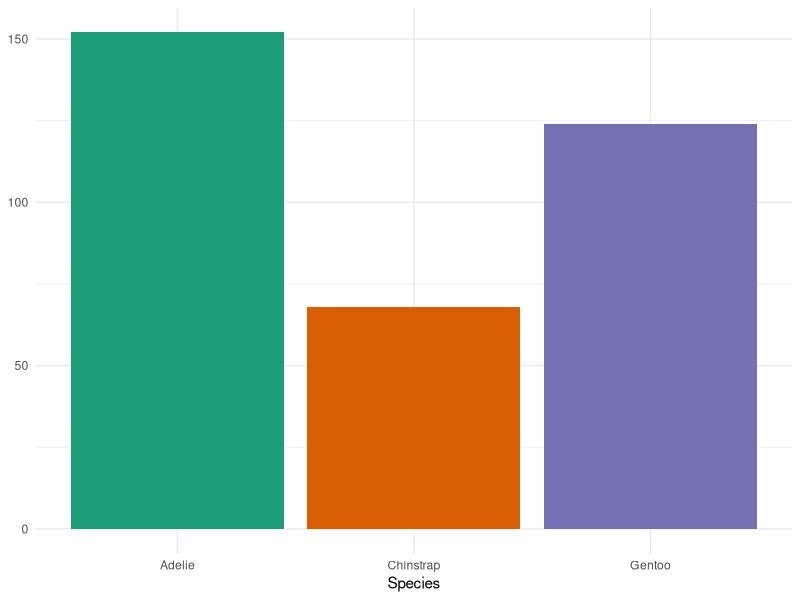
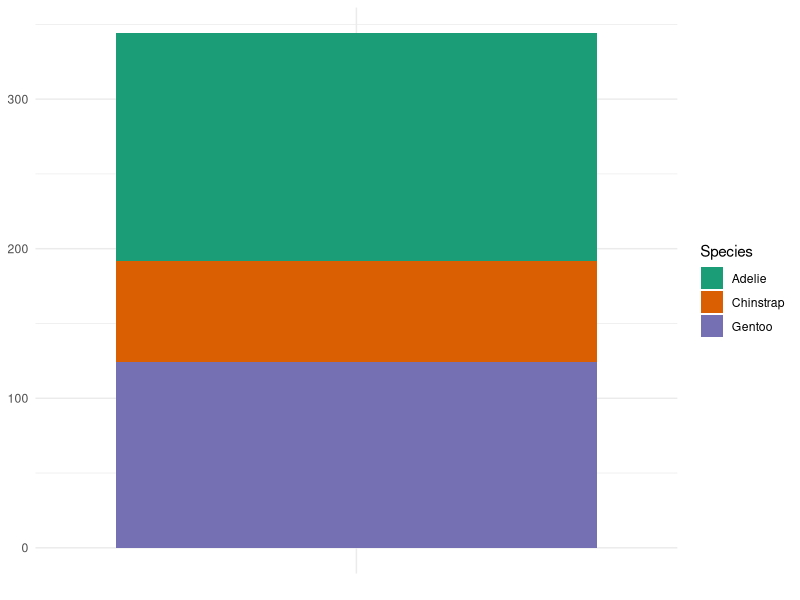
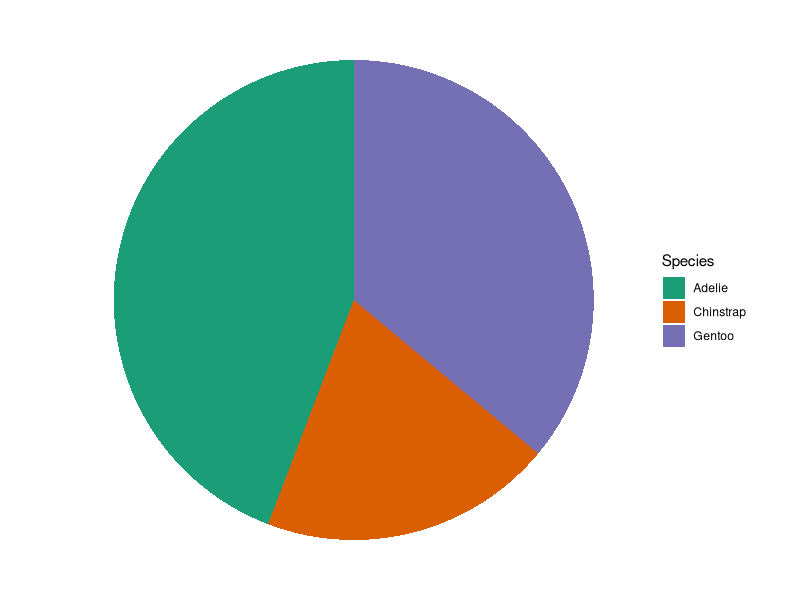
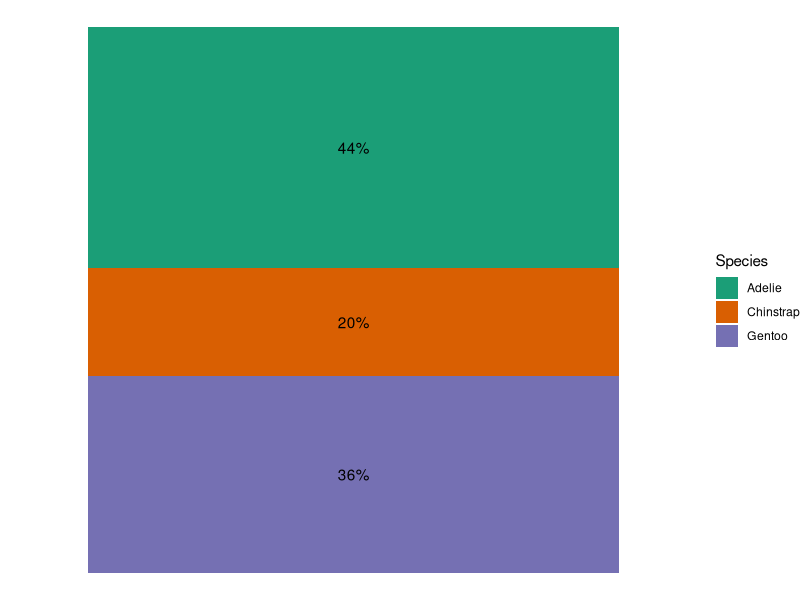
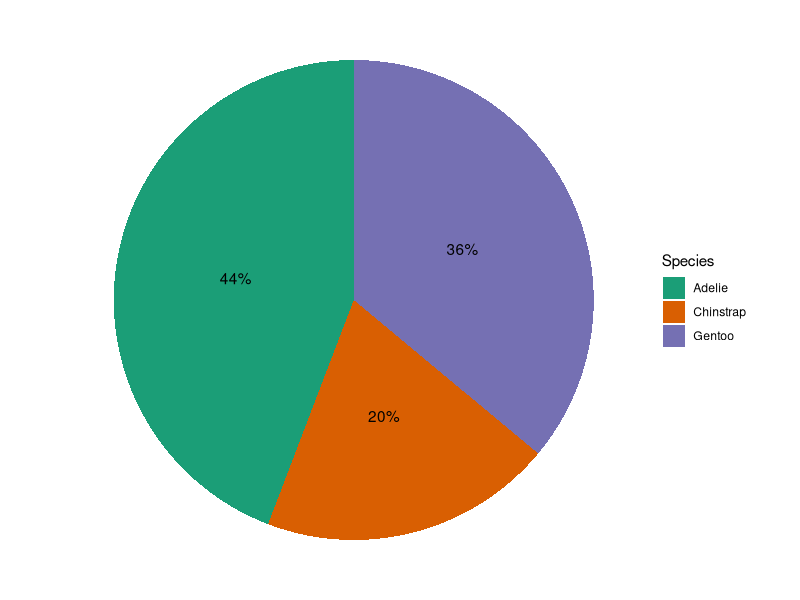

The R source for these figures, in order:
# Pie charts in R

library(tidyverse)
library(modeldata)
View(penguins)

# Bar chart for comparison

ggplot(penguins, aes(x = species,
                     fill = species)) +
  geom_bar(show.legend = FALSE) +
  scale_fill_brewer(palette = "Dark2") +
  labs(x = "Species",
       y = NULL) + 
  theme_minimal() 

# Obtain counts for penguin species

pen_sum <- penguins %>% 
  count(species)
pen_sum

# A stacked bar chart

ggplot(pen_sum, aes(x = "",
                    y = n, 
                    fill = species)) + 
  geom_col() +
  scale_fill_brewer(palette = "Dark2") +
  labs(fill = "Species",
       x = NULL,
       y = NULL) +
  theme_minimal()

# A basic pie chart

ggplot(pen_sum, aes(x = "",
                    y = n, 
                    fill = species)) + 
  geom_col() +
  coord_polar("y") +
  scale_fill_brewer(palette = "Dark2") +
  labs(fill = "Species",
       x = NULL,
       y = NULL) +
  theme_void()

# Adding labels

pen_sum <- penguins %>% 
  count(species)  %>% 
  arrange(desc(species)) %>% 
  mutate(frac = round(n / sum(n), 2),
         percent = paste0(frac * 100, "%"),
         ypos = cumsum(n) - .5*n)
pen_sum

ggplot(pen_sum, aes(x = "",
                y = n,
                fill = species)) + 
  geom_col() +
  geom_text(aes(label = percent, 
                y = ypos)) +
  scale_fill_brewer(palette = "Dark2") +
  labs(fill = "Species") +
  theme_void()

ggplot(pen_sum, aes(x = "",
                    y = n,
                    fill = species)) + 
  geom_col() +
  geom_text(aes(label = percent, 
                y = ypos)) + 
  coord_polar("y") +
  scale_fill_brewer(palette = "Dark2") +
  labs(fill = "Species") +
  theme_void()
